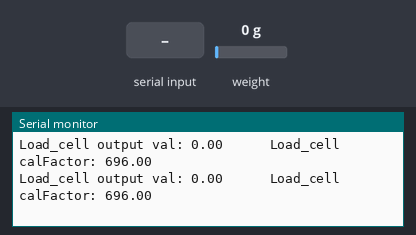
A sketch run on a simulated Arduino Nano, built with avr-gcc and run on an emulated ATmega328P. On the bench: the last lines printed to the serial monitor. The test bench sets the inputs (shaded band); at power-on: weight on the scale 0 g.

Above: at 3.6 s.
3.7 s: "t" received over Serial
At 3.9 s:
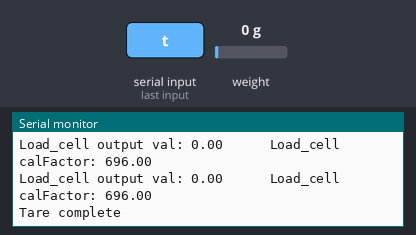
5.2 s: weight on the scale set to 100 g
At 5.63 s:
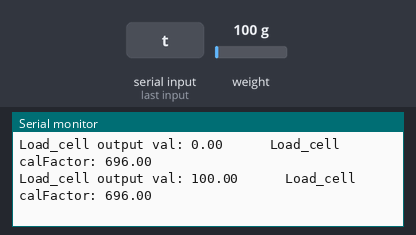
6.7 s: "l" received over Serial
At 6.89 s:
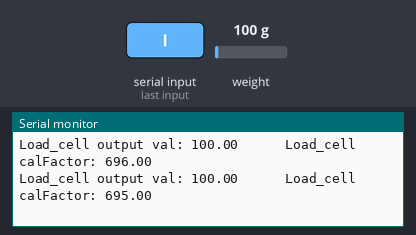
8.2 s: weight on the scale set to 1250 g
At 8.4 s:
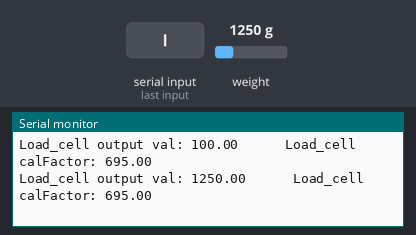
Timing chart, 0 to 10.7 s (numbered marks = the images above; inputs shaded):
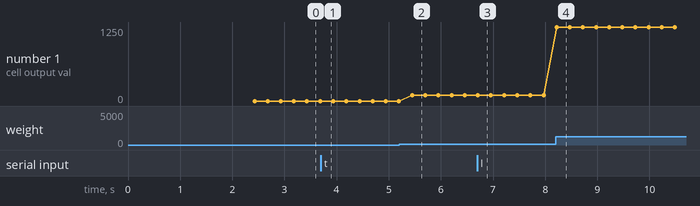

The sketch:

LoadCellCalibration.ino
```cpp
//-------------------------------------------------------------------------------------
// HX711_ADC.h
// Arduino master library for HX711 24-Bit Analog-to-Digital Converter for Weigh Scales
// Olav Kallhovd sept2017
// Tested with      : HX711 asian module on channel A and YZC-133 3kg load cell
// Tested with MCU  : Arduino Nano
//-------------------------------------------------------------------------------------
/* This is an example sketch on how to find correct calibration factor for your HX711:
   - Power up the scale and open Arduino serial terminal
   - After stabelizing and tare is complete, put a known weight on the load cell
   - Observe values on serial terminal
   - Adjust the calibration factor until output value is same as your known weight:
      - Sending 'l' from the serial terminal decrease factor by 1.0
      - Sending 'L' from the serial terminal decrease factor by 10.0
      - Sending 'h' from the serial terminal increase factor by 1.0
      - Sending 'H' from the serial terminal increase factor by 10.0
      - Sending 't' from the serial terminal call tare function
   - Observe and note the value of the new calibration factor
   - Use this new calibration factor in your sketch
*/

#include <HX711_ADC.h>

//HX711 constructor (dout pin, sck pin)
HX711_ADC LoadCell(4, 5);

long t;

void setup() {
  Serial.begin(9600);
  Serial.println("Wait...");
  LoadCell.begin();
  long stabilisingtime = 2000; // tare preciscion can be improved by adding a few seconds of stabilising time
  LoadCell.start(stabilisingtime);
  LoadCell.setCalFactor(696.0); // user set calibration factor (float)
  Serial.println("Startup + tare is complete");
}

void loop() {
  //update() should be called at least as often as HX711 sample rate; >10Hz@10SPS, >80Hz@80SPS
  //longer delay in scetch will reduce effective sample rate (be carefull with delay() in loop)
  LoadCell.update();

  //get smoothed value from data set + current calibration factor
  if (millis() > t + 250) {
    float i = LoadCell.getData();
    float v = LoadCell.getCalFactor();
    Serial.print("Load_cell output val: ");
    Serial.print(i);
    Serial.print("      Load_cell calFactor: ");
    Serial.println(v);
    t = millis();
  }

  //receive from serial terminal
  if (Serial.available() > 0) {
    float i;
    char inByte = Serial.read();
    if (inByte == 'l') i = -1.0;
    else if (inByte == 'L') i = -10.0;
    else if (inByte == 'h') i = 1.0;
    else if (inByte == 'H') i = 10.0;
    else if (inByte == 't') LoadCell.tareNoDelay();
    if (i != 't') {
      float v = LoadCell.getCalFactor() + i;
      LoadCell.setCalFactor(v);
    }
  }

  //check if last tare operation is complete
  if (LoadCell.getTareStatus() == true) {
    Serial.println("Tare complete");
  }

}
```

Measured:
- after the input at 3.7 s, the serial monitor: prints a new line after 0.05 s (image 1)
- after the input at 5.2 s, the serial monitor: prints a new line after 0.25 s (image 2)
- after the input at 6.7 s, the serial monitor: prints a new line at once (image 3)
- after the input at 8.2 s, the serial monitor: prints a new line at once (image 4)
- plotted number 1: 0 → 100 after the input at 5.2 s, 100 → 1250 after the input at 8.2 s
